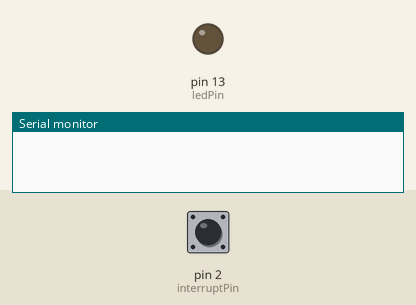
Recording of a sketch running on a simulated Arduino Uno, built with avr-gcc and run on an emulated ATmega328P. Shown: output pins drawn as LEDs (lit = HIGH), the last lines printed to the serial monitor. Inputs (shaded band) come from the test bench; at power-on: pin 2 (interruptPin) HIGH.

Above: at 1.2 s.
1.3 s: pin 2 (interruptPin) pulled LOW for 0.15 s
At 2.2 s:
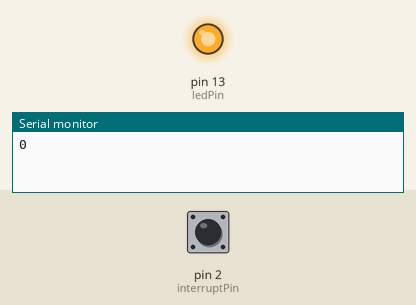
2.9 s: pin 2 (interruptPin) pulled LOW for 1 s
At 3.4 s:
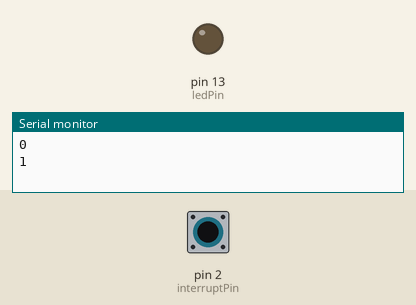
5.4 s: pin 2 (interruptPin) pulled LOW for 3.2 s
At 6.5 s:
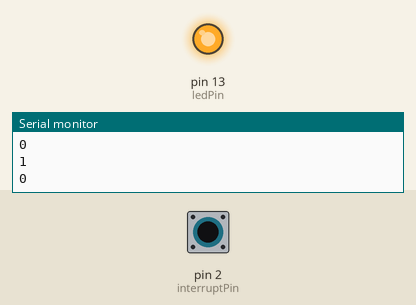
Timing chart, 0 to 8.4 s (numbered marks = the images above; inputs shaded):
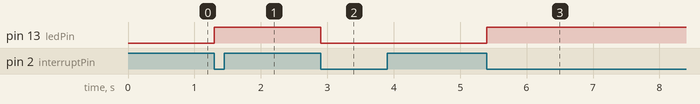

The sketch:

start_stop_Inter.ino
```cpp
const byte ledPin = 13;
const byte interruptPin = 2;
volatile byte state = LOW;
int counter = 0;

void setup() {
  pinMode(ledPin, OUTPUT);
  pinMode(interruptPin, INPUT_PULLUP);
  attachInterrupt(digitalPinToInterrupt(interruptPin), blink, FALLING);
  Serial.begin(9600);
}

void loop() {
  digitalWrite(ledPin, state);
}

void blink() {
  state = 1;
  Serial.println(counter);
  delay (100);
  counter = counter + 1;

  if (counter == 2)
    {
      counter = 0;
      state = 0;
    }
}
```

Measured:
- after the input at 1.3 s, pin 13 (ledPin): LOW → HIGH at once
- after the input at 2.9 s, pin 13 (ledPin): HIGH → LOW at once
- after the input at 5.4 s, pin 13 (ledPin): LOW → HIGH at once
